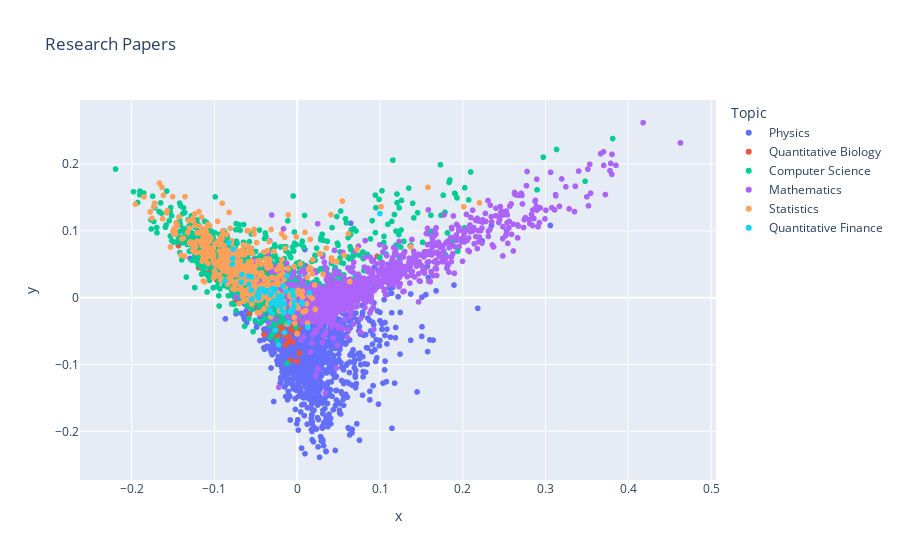

Write notebook code for a chart like this one.
### Code cell
plot = hero.scatterplot(data, col="pca", color="Topic", title="Research Papers")

### Figure 1 — Plotly figure (JSON) as saved in the notebook; plotly's stock layout.template omitted (floating-point values rounded to 4 significant figures; data arrays with more than 128 entries replaced by an {"elided": "..."} marker saying what was removed)
{"data": [{"hovertemplate": "Topic=Physics<br>x=%{x}<br>y=%{y}<extra></extra>", "legendgroup": "Physics", "marker": {"color": "#636efa", "symbol": "circle"}, "mode": "markers", "name": "Physics", "showlegend": true, "type": "scattergl", "x": {"elided": "1611 float values"}, "xaxis": "x", "y": {"elided": "1611 float values"}, "yaxis": "y"}, {"hovertemplate": "Topic=Quantitative Biology<br>x=%{x}<br>y=%{y}<extra></extra>", "legendgroup": "Quantitative Biology", "marker": {"color": "#EF553B", "symbol": "circle"}, "mode": "markers", "name": "Quantitative Biology", "showlegend": true, "type": "scattergl", "x": {"elided": "136 float values"}, "xaxis": "x", "y": {"elided": "136 float values"}, "yaxis": "y"}, {"hovertemplate": "Topic=Computer Science<br>x=%{x}<br>y=%{y}<extra></extra>", "legendgroup": "Computer Science", "marker": {"color": "#00cc96", "symbol": "circle"}, "mode": "markers", "name": "Computer Science", "showlegend": true, "type": "scattergl", "x": {"elided": "1573 float values"}, "xaxis": "x", "y": {"elided": "1573 float values"}, "yaxis": "y"}, {"hovertemplate": "Topic=Mathematics<br>x=%{x}<br>y=%{y}<extra></extra>", "legendgroup": "Mathematics", "marker": {"color": "#ab63fa", "symbol": "circle"}, "mode": "markers", "name": "Mathematics", "showlegend": true, "type": "scattergl", "x": {"elided": "1119 float values"}, "xaxis": "x", "y": {"elided": "1119 float values"}, "yaxis": "y"}, {"hovertemplate": "Topic=Statistics<br>x=%{x}<br>y=%{y}<extra></extra>", "legendgroup": "Statistics", "marker": {"color": "#FFA15A", "symbol": "circle"}, "mode": "markers", "name": "Statistics", "showlegend": true, "type": "scattergl", "x": {"elided": "500 float values"}, "xaxis": "x", "y": {"elided": "500 float values"}, "yaxis": "y"}, {"hovertemplate": "Topic=Quantitative Finance<br>x=%{x}<br>y=%{y}<extra></extra>", "legendgroup": "Quantitative Finance", "marker": {"color": "#19d3f3", "symbol": "circle"}, "mode": "markers", "name": "Quantitative Finance", "showlegend": true, "type": "scattergl", "x": [-0.01939, -0.01605, -0.003469, -0.04827, -0.05505, 0.0128, -0.05541, -0.0245, -0.0228, -0.05908, -0.01552, -0.04117, -0.0876, -0.04519, -0.00838, -0.005758, -0.01943, -0.04644, -0.03069, -0.04678, 0.004848, -0.02428, -0.02972, 0.00595, -0.01243, -0.01744, -0.02753, -0.07757, -0.02258, -0.03332, -0.0472, 0.09986, -0.01538, -0.003893, -0.004986, -0.06702, -0.03212, -0.01849, -0.006872, -0.03096, -0.02669, -0.06759, -0.02682, -0.01022, -0.01311, -0.02465, -0.0362, -0.02279, -0.02767, 0.01473, -0.08256, -0.05551, -0.05846, -0.01851, -0.02105, -0.03906, -0.01938, -0.03192, -0.07788, -0.0787, -0.005545], "xaxis": "x", "y": [-0.003716, -0.02242, -0.005265, 0.002764, -0.002883, -0.04435, 0.03105, -0.01143, 0.001892, 0.03206, -0.009338, 0.0123, 0.02519, 0.01272, -0.02065, 0.01059, 0.002324, 0.00506, -0.0236, -0.0006609, -0.007023, -0.01195, 0.0134, -0.009047, 0.03252, 0.01758, -0.004717, 0.07258, -0.07044, -0.01848, 0.006918, 0.1259, -0.05217, -0.01307, 0.003568, 0.03465, 0.00407, -0.01894, -0.0211, -0.008122, -0.04881, 0.02318, 0.01348, -0.0375, 0.009523, -0.008212, 0.01058, -0.009507, 0.009391, 0.007073, 0.08217, 0.01127, 0.01989, -0.01026, -0.001129, 0.007992, -0.001549, -0.008648, 0.05875, 0.04997, -0.01925], "yaxis": "y"}], "layout": {"legend": {"title": {"text": "Topic"}, "tracegroupgap": 0}, "title": {"text": "Research Papers"}, "xaxis": {"anchor": "y", "domain": [0, 1], "title": {"text": "x"}}, "yaxis": {"anchor": "x", "domain": [0, 1], "title": {"text": "y"}}}}
